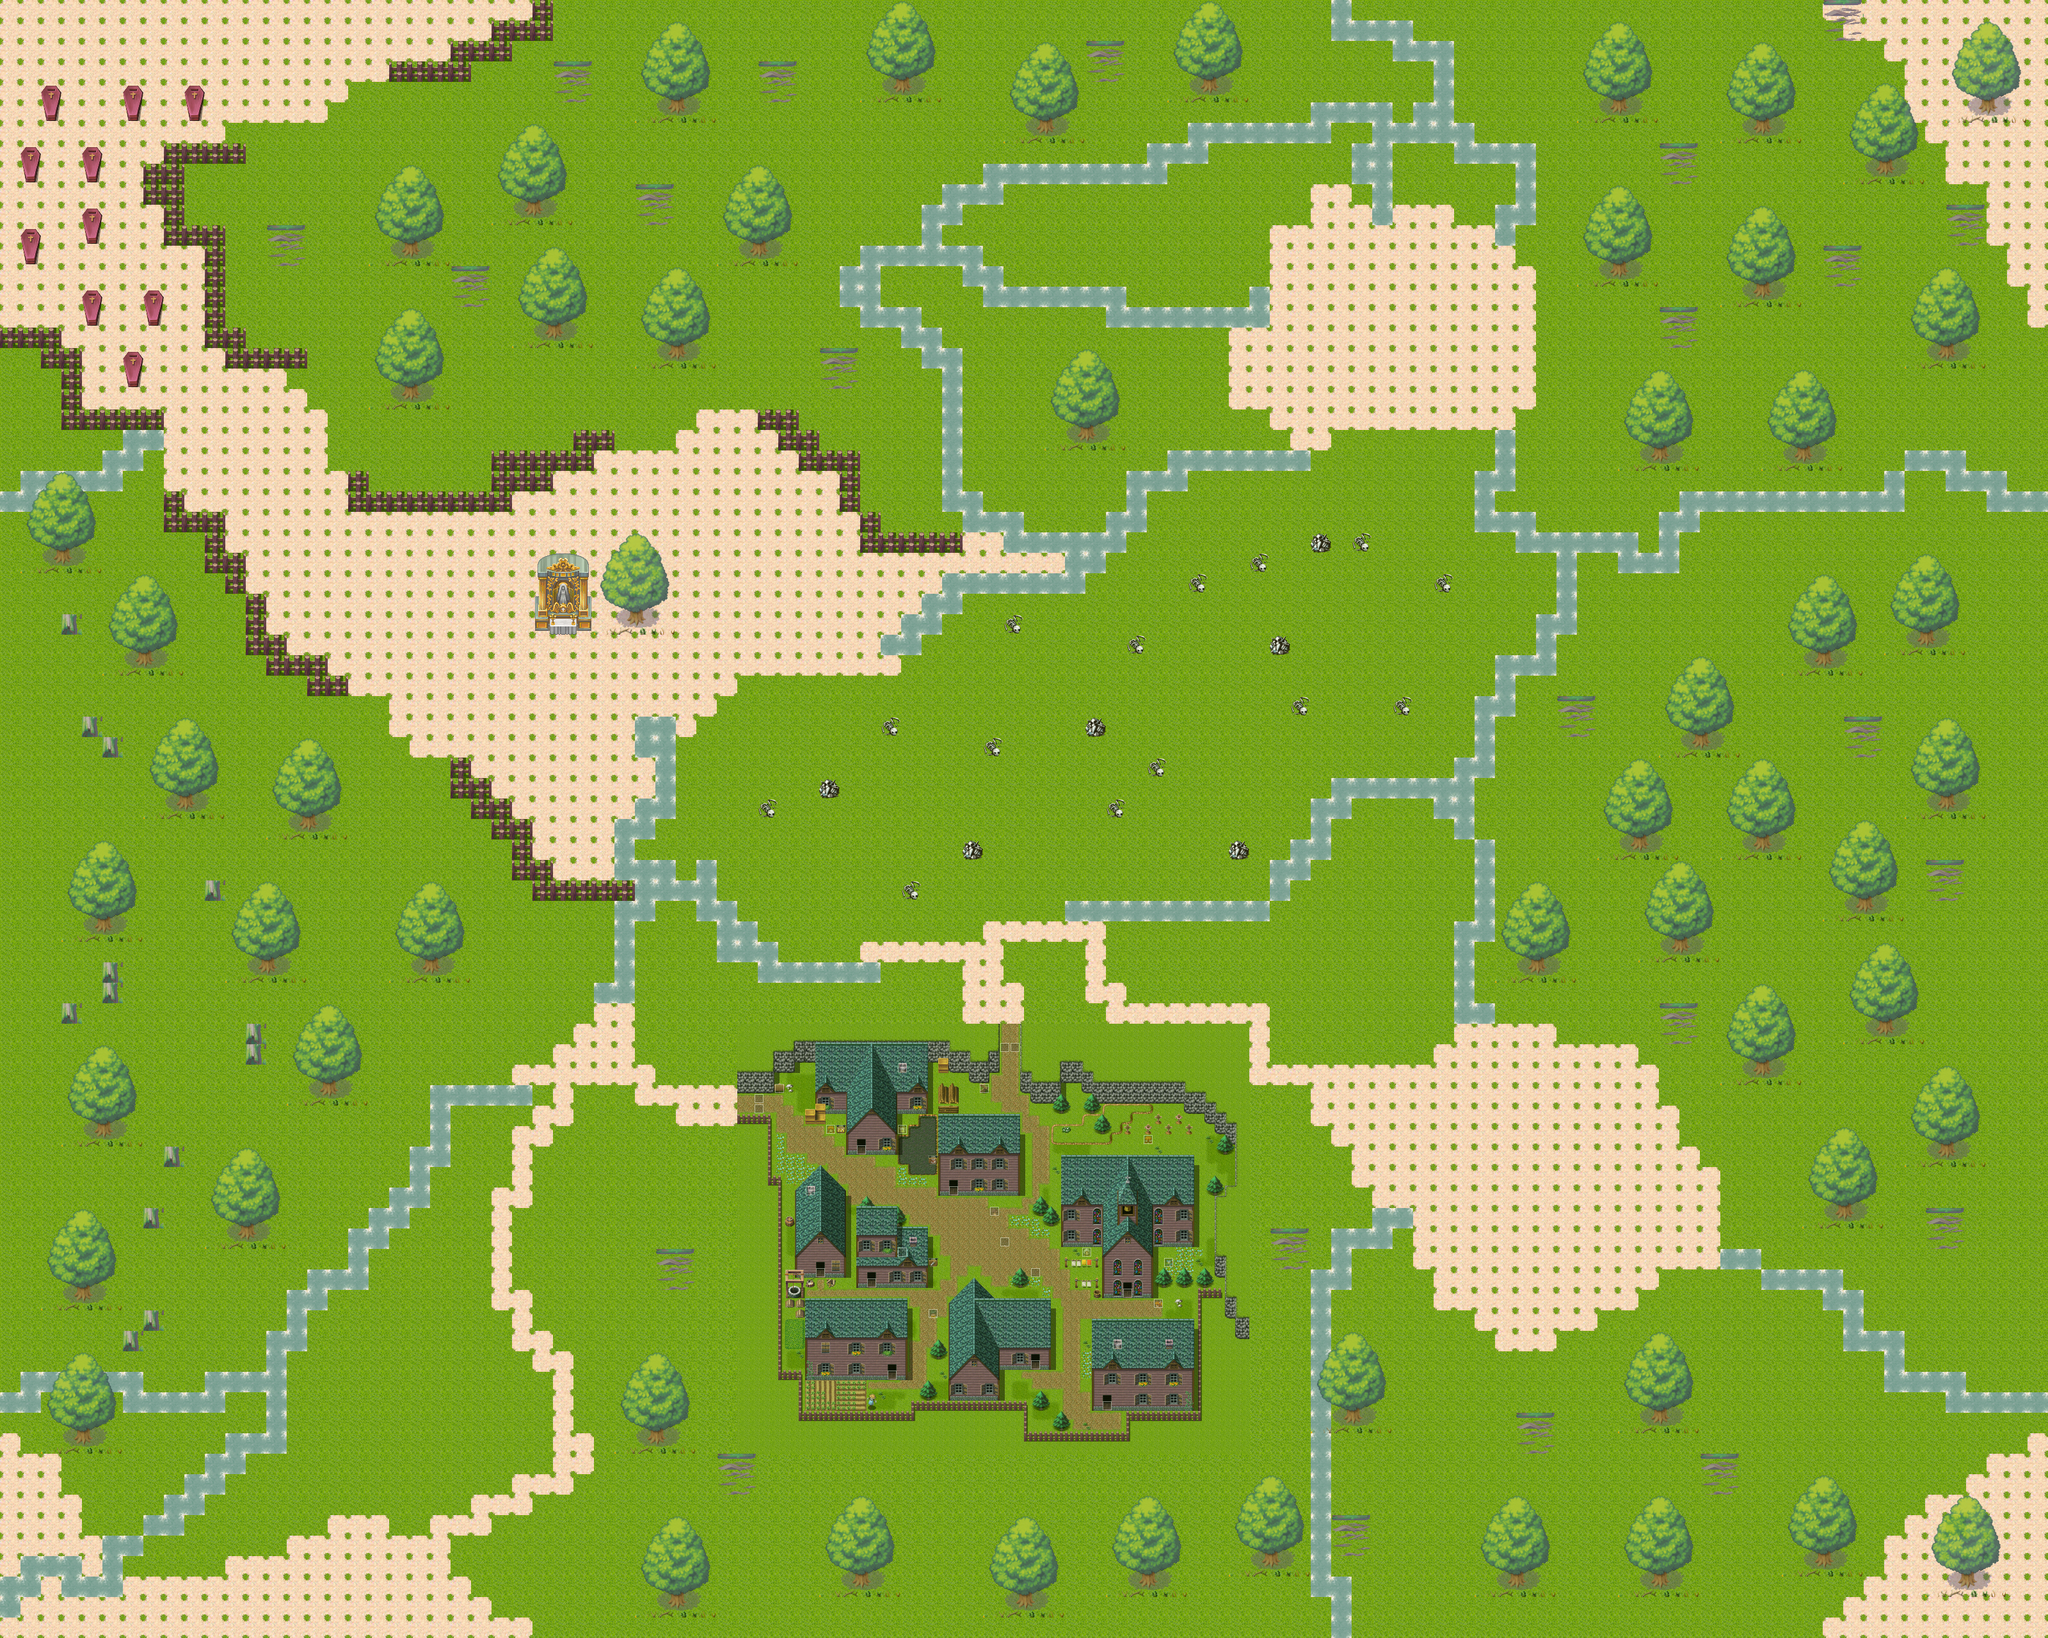

A level layout from a 2D game, rendered from its tile map. Below: a short description, then the map file with tile-grid data replaced by summaries:
An orthogonal 100x80 tile map with 32x32 px tiles, 2 tile layers (Tile Layer 1, Object), 6 tilesets.

<map version="1.0" orientation="orthogonal" renderorder="right-down" width="100" height="80" tilewidth="32" tileheight="32" nextobjectid="1">
 <tileset firstgid="1" name="tilea2" tilewidth="32" tileheight="32">
  <image source="tilea2.png" width="512" height="384" />
 </tileset>
 <tileset firstgid="193" name="tilee" tilewidth="32" tileheight="32">
  <image source="tilee.png" width="512" height="512" />
 </tileset>
 <tileset firstgid="449" name="tilea1" tilewidth="32" tileheight="32">
  <image source="tilea1.png" width="512" height="384" />
 </tileset>
 <tileset firstgid="641" name="tilee4" tilewidth="32" tileheight="32">
  <image source="tilee4.png" width="480" height="480" />
 </tileset>
 <tileset firstgid="866" name="exampletown" tilewidth="32" tileheight="32">
  <image source="exampletown.png" width="807" height="681" />
 </tileset>
 <tileset firstgid="1391" name="tilee5" tilewidth="32" tileheight="32">
  <image source="tilee5.png" width="512" height="512" />
 </tileset>
 <layer name="Tile Layer 1" width="100" height="80">
  <data>[8000 cells, 8000 non-empty, 5 distinct tile ids]</data>
 </layer>
 <layer name="Object" width="100" height="80" opacity="0.9">
  <data>[8000 cells, 1842 non-empty, 566 distinct tile ids]</data>
 </layer>
</map>
